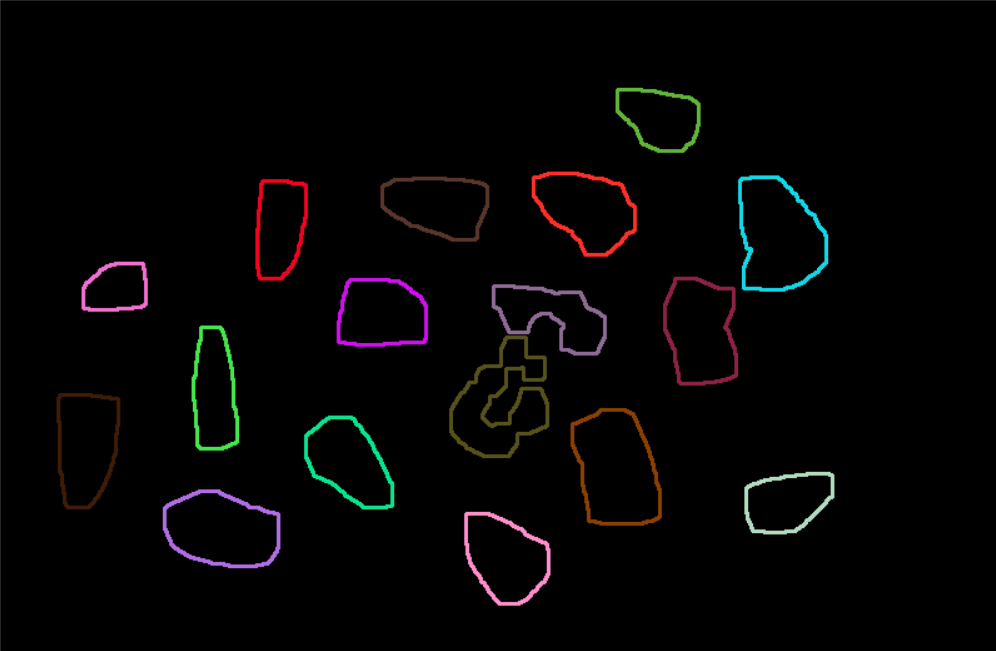
#> input picture contour.jpg, 996 x 651 px, found by its file name
$ python contour.py
#> lines starting #> are read from the running program, lines starting #| are printed output that depends on the picture; after the words box and inside, x2 and y2 are one past the last pixel; in counts of white or black regions, pixels touching at a corner belong together
from cv2 import cv2 as cv
import numpy as np


def cv_show(name, img):
    cv.imshow(name, img)
    k = cv.waitKey(0)
    cv.destroyAllWindows()
    if k == 27:
        cv.destroyAllWindows()


# 绘制轮廓准备工作,二值图像准确率更高
img = cv.imread('contour.jpg')
#> img is the input picture: shape (651, 996, 3); mean B, G, R 3.7, 3.7, 4.5
gray = cv.cvtColor(img, cv.COLOR_BGR2GRAY)
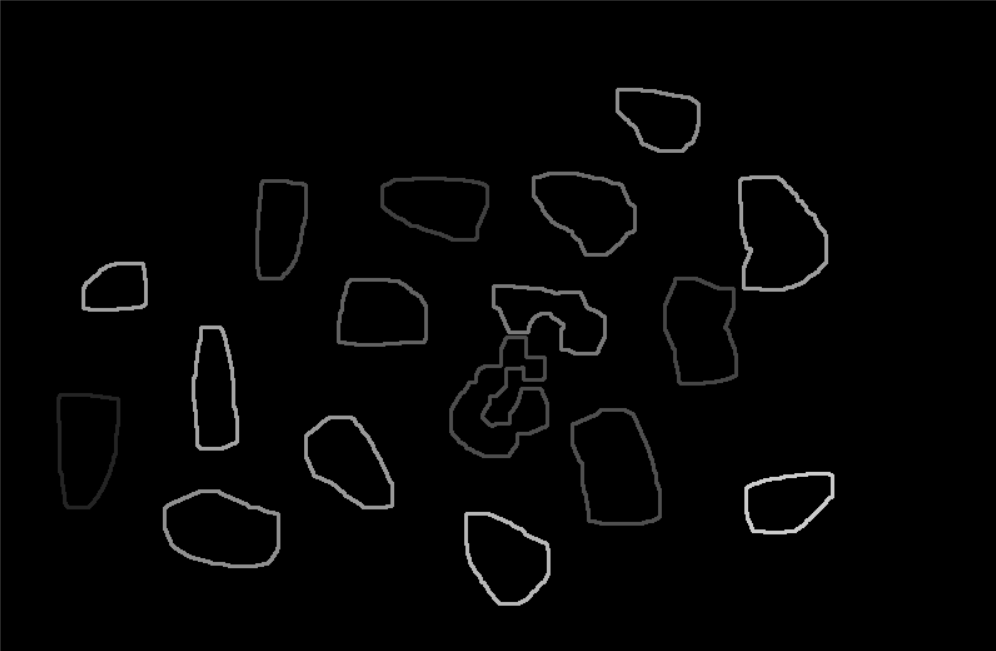
#> gray: shape (651, 996); min 0, max 204, mean 3.9
ret, thresh = cv.threshold(gray, 127, 255, cv.THRESH_BINARY)
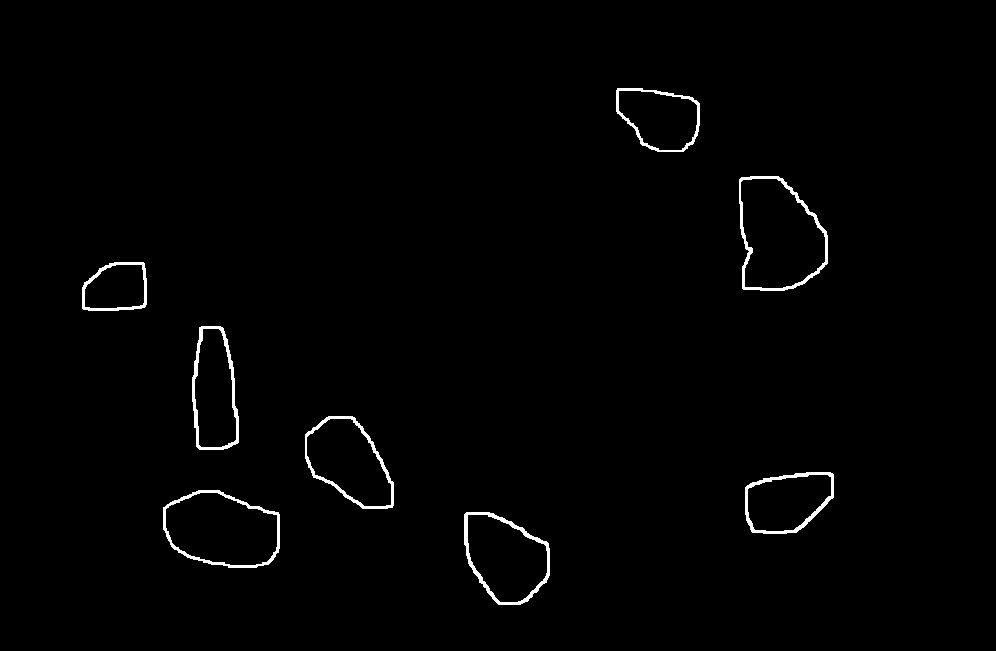
#> thresh: shape (651, 996); 1.1% white; 8 white regions

# 新版opencv findContours只返回两个参数
contours, hierarchy = cv.findContours(
    thresh, cv.RETR_TREE, cv.CHAIN_APPROX_SIMPLE)
#> contours = 16 contours; largest, box (x1, y1, x2, y2) and area: (739, 176, 828, 291) 7962, (740, 178, 826, 289) 7159, (163, 490, 280, 568) 7024, (165, 492, 278, 566) 6333, (464, 512, 550, 605) 5758


# 绘制轮廓
draw_img = img.copy()
res = cv.drawContours(draw_img, contours, -1, (0, 0, 255), 2)
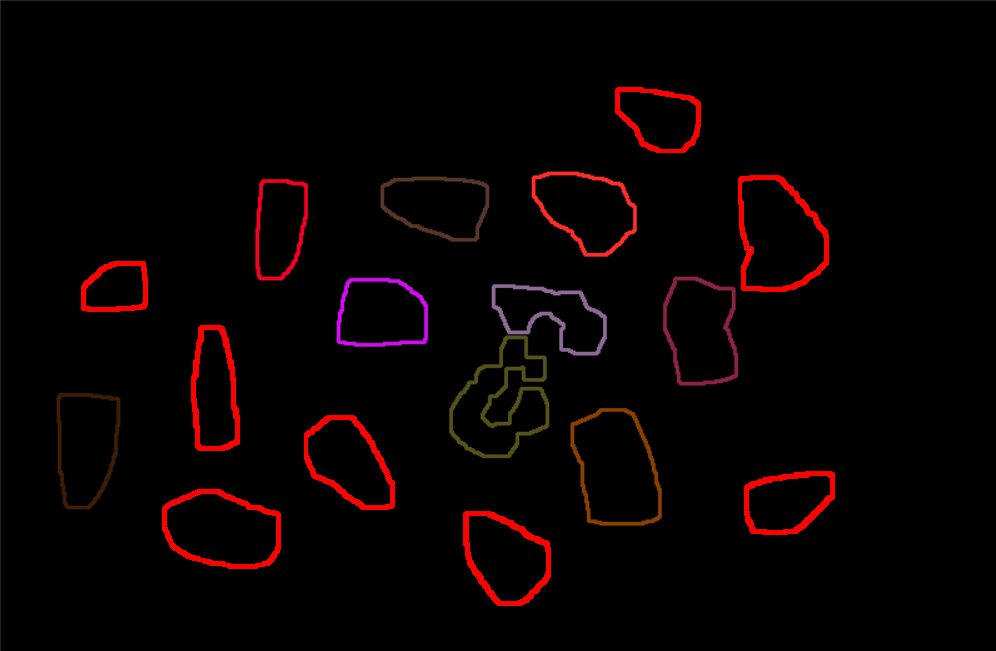
#> res: shape (651, 996, 3); mean B, G, R 1.3, 1.1, 7.7
# cv_show('res', res)

# 一些轮廓函数
cnt = contours[0]
#> cnt = contour of 103 points, box (x1, y1, x2, y2) (464, 512, 550, 605), area 5758
area = cv.contourArea(cnt)
#> area = 5758.5
print(area)
#| 5758.5
length = cv.arcLength(cnt, True)
#> length = 305.4
print(round(length, 3))
#| 305.38

# 轮廓近似
epsilon = 0.01 * length
#> epsilon = 3.05
approx = cv.approxPolyDP(cnt, epsilon, True)
#> approx = [[466, 512], [466, 555], [479, 582], [498, 604], [527, 601], [549, 575], [548, 543], [493, 513]]
draw_img = img.copy()
res = cv.drawContours(draw_img, [approx], -1, (255, 0, 0), 2)
# cv_show('res', res)

# 针对轮廓的一些ui操作
x, y, w, h = cv.boundingRect(cnt)
#> x = 464; y = 512; w = 86; h = 93
img1 = cv.rectangle(img, (x, y), (x + w, y + h), (0, 255, 0), 2)  # 外接矩形
cv_show('img1', img1)
#> (key Esc is pressed here)
rect_area = w * h
#> rect_area = 7998
extent = float(area) / rect_area
#> extent = 0.72

(x, y), radius = cv.minEnclosingCircle(cnt)
#> x = 499.5; y = 554.5; radius = 54.07
center = (int(x), int(y))
#> center = (499, 554)
radius = int(radius)
#> radius = 54
img2 = cv.circle(img, center, radius, (0, 255, 0), 2)
cv_show('img2', img2)
#> (key Enter is pressed here)
